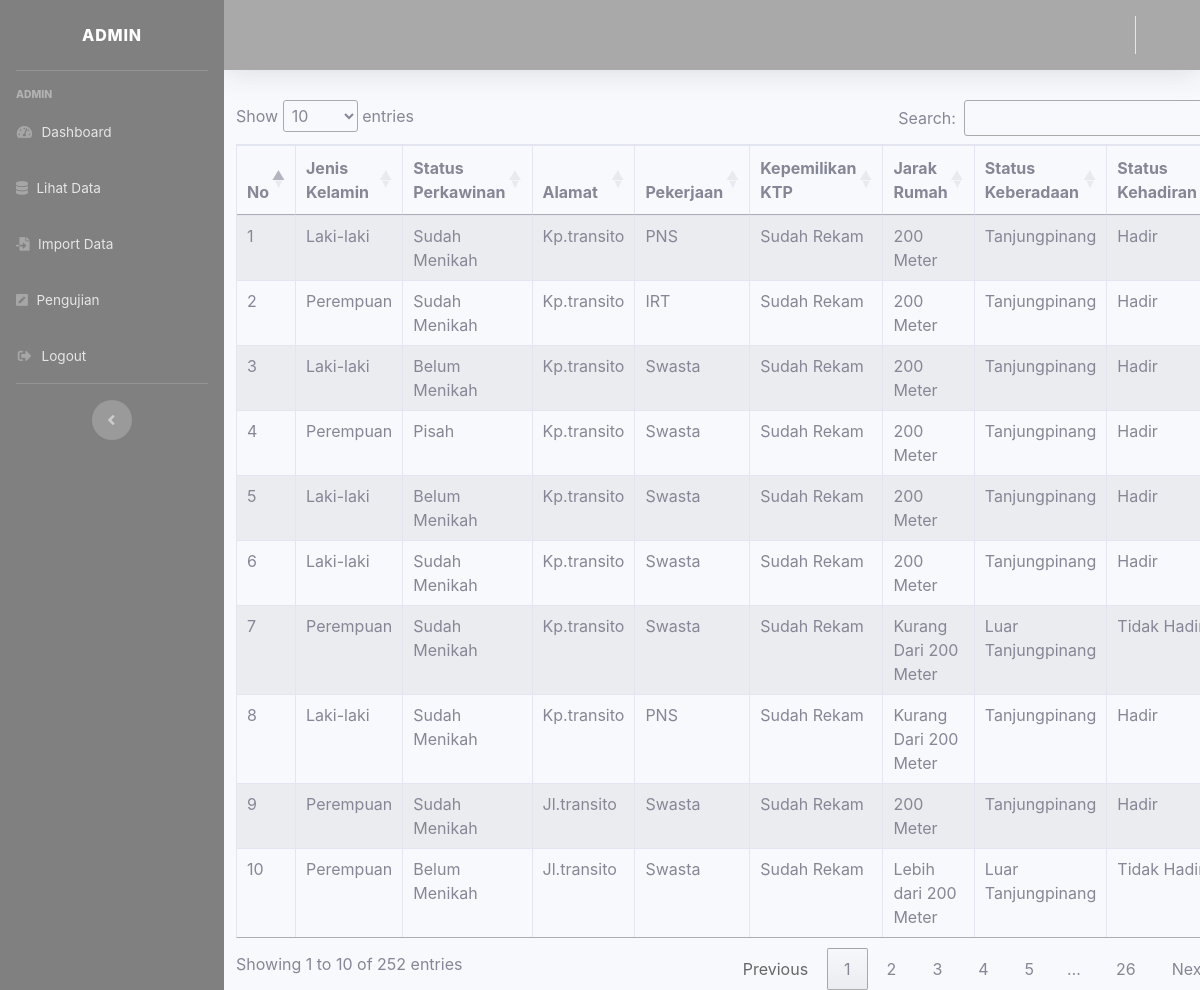
/index.php/data, run on the app's committed database.
### tables this page shows
CREATE TABLE `klasifikasi` (
  `id_klasifikasi` int(12) NOT NULL,
  `jenis_kelamin` varchar(50) NOT NULL,
  `status_perkawinan` enum('Sudah Menikah','Pisah','Belum Menikah') NOT NULL,
  `alamat` varchar(128) NOT NULL,
  `ktp` enum('Sudah Rekam','Belum Rekam') NOT NULL,
  `pekerjaan` enum('PNS','Buruh','BUMN','IRT','Mahasiswa','Pelajar','Pensiunan PNS','Swasta') NOT NULL,
  `jarak_rumah` enum('Kurang Dari 200 Meter','200 Meter','Lebih dari 200 Meter') NOT NULL,
  `stts_keberadaan` enum('Tanjungpinang','Luar Tanjungpinang') NOT NULL,
  `stts_kehadiran` enum('Hadir','Tidak Hadir') NOT NULL
);

### application/controllers/Data.php (called while the page is built, shortened)
<?php
class Data extends CI_Controller{
	public function __construct(){
		$this->load->library(array('excel','session'));
	}
	public function index(){
        $data['judul'] = 'Data Kehadiran Masyarakat';
		$data['klasifikasi'] = $this->M_Klasifikasi->index('klasifikasi')->result_array();
		$this->load->view('template/header',$data);
		$this->load->view('template/sidebar');
		$this->load->view('data/import_excel',$data);
		$this->load->view('template/footer');
	}
}
 ?>

### index.php (called while the page is built, shortened)
<?php
require_once BASEPATH.'core/CodeIgniter.php';

### application/models/M_Klasifikasi.php (called while the page is built, shortened)
<?php
class M_Klasifikasi extends CI_Model{
	public function index($tabel)
	{
		return $this->db->get($tabel);
	}
}
 ?>

### application/views/data/import_excel.php (the view)
<div class="container">
	<div class="row" style="margin-top: 30px;">
		<div>
			<div class="table-responsive">
				<table class="table table-striped table-bordered" id="klasifikasi">
					<thead>
						<tr>
							<th>No</th>
							<th>Jenis Kelamin</th>
							<th>Status Perkawinan</th>
							<th>Alamat</th>
							<th>Pekerjaan</th>
							<th>Kepemilikan KTP</th>
							<th>Jarak Rumah</th>
							<th>Status Keberadaan</th>
							<th>Status Kehadiran</th>
						</tr>
					</thead>
					<tbody>
						<?php
							$no = 1;
							foreach ($klasifikasi as $row) {
						 ?>
						<tr>
							<td><?= $no++; ?></td>
							<td><?= $row['jenis_kelamin'] ?></td>
							<td><?= $row['status_perkawinan'] ?></td>
							<td><?= $row['alamat'] ?></td>
							<td><?= $row['pekerjaan'] ?></td>
							<td><?= $row['ktp'] ?></td>
							<td><?= $row['jarak_rumah'] ?></td>
							<td><?= $row['stts_keberadaan'] ?></td>
							<td><?= $row['stts_kehadiran'] ?></td>
						</tr>
						<?php } ?>
					</tbody>
				</table>
			</div>
		</div>
	</div>
</div>

### application/views/template/header.php (shortened to what this page needs)
<!DOCTYPE html>
<html>
<head>
	<link rel="stylesheet" type="text/css" href="<?= base_url('assets/css/bootstrap.min.css') ?>">
    <link href="<?= base_url('assets/') ?>/sb/css/sb-admin-2.min.css" rel="stylesheet">
    <link href="<?= base_url('assets/') ?>/sb/vendor/fontawesome-free/css/all.min.css" rel="stylesheet" type="text/css">
	<link rel="stylesheet" type="text/css" href="<?php echo base_url('assets/datatables/lib/css/dataTables.bootstrap.min.css') ?>"/>
	<link rel="stylesheet" type="text/css" href="//cdn.datatables.net/1.11.1/css/jquery.dataTables.min.css">
</head>
<body>

### application/views/template/sidebar.php (shortened to what this page needs)
<div id="wrapper">
    <ul style="background-color: grey;" class="navbar-nav sidebar sidebar-dark accordion" id="accordionSidebar">
        <a class="sidebar-brand d-flex align-items-center justify-content-center" href="index.html">
            Admin
        </a>
        <hr class="sidebar-divider ">
        <div class="sidebar-heading">
            Admin
        </div>
        <li class="nav-item">
            <a class="nav-link" href="<?= base_url('Welcome/dashboard'); ?>">
                <i class="fas fa-fw fa-tachometer-alt"></i>
                <span>Dashboard</span></a>
        </li>
        <li class="nav-item">
            <a class="nav-link" href="#" data-toggle="modal" data-target="#exampleModal">
                <i class="fas fa-database"></i>
                <span>Lihat Data</span></a>
        </li>
        <li class="nav-item">
            <a class="nav-link" href="#" data-toggle="modal" data-target="#Import">
                <i class="fas fa-file-import"></i>
                <span>Import Data</span></a>
        </li>
        <li class="nav-item">
           <a class="nav-link" href="#" data-toggle="modal" data-target="#PengujianModal">
                <i class="fas fa-pen-square"></i>
                <span>Pengujian</span></a>
        </li>
        <li class="nav-item">
            <a class="nav-link" href="#" data-toggle="modal" data-target="#Logout">
                <i class=" fas fa-fw fa-sign-out-alt"></i>
                <span>Logout</span></a>
        </li>
        <hr class="sidebar-divider d-none d-md-block">
        <div class="text-center d-none d-md-inline">
            <button class="rounded-circle border-0" id="sidebarToggle"></button>
        </div>
    </ul>
    <div id="content-wrapper" class="d-flex flex-column">
        <div id="content">
            <nav style="background-color: darkgrey;" class="navbar navbar-expand navbar-light topbar mb-4 static-top shadow">
                <ul class="navbar-nav ml-auto">
                    <li class="nav-item dropdown no-arrow">
                        <a class="nav-link dropdown-toggle" href="#" id="userDropdown" role="button" data-toggle="dropdown" aria-haspopup="true" aria-expanded="false">
                        </a>
                    </li>
                </ul>
            </nav>

### application/views/template/footer.php (shortened to what this page needs)
</body>
</html>

### data on the page
klasifikasi: jenis_kelamin "Laki-laki", status_perkawinan "Sudah Menikah", alamat "Kp.transito", pekerjaan "PNS", ktp "Sudah Rekam", jarak_rumah "200 Meter", stts_keberadaan "Tanjungpinang", stts_kehadiran "Hadir"
klasifikasi: jenis_kelamin "Perempuan", status_perkawinan "Sudah Menikah", alamat "Kp.transito", pekerjaan "IRT", ktp "Sudah Rekam", jarak_rumah "200 Meter", stts_keberadaan "Tanjungpinang", stts_kehadiran "Hadir"
klasifikasi: jenis_kelamin "Laki-laki", status_perkawinan "Belum Menikah", alamat "Kp.transito", pekerjaan "Swasta", ktp "Sudah Rekam", jarak_rumah "200 Meter", stts_keberadaan "Tanjungpinang", stts_kehadiran "Hadir"
klasifikasi: jenis_kelamin "Perempuan", status_perkawinan "Pisah", alamat "Kp.transito", pekerjaan "Swasta", ktp "Sudah Rekam", jarak_rumah "200 Meter", stts_keberadaan "Tanjungpinang", stts_kehadiran "Hadir"
klasifikasi: jenis_kelamin "Laki-laki", status_perkawinan "Belum Menikah", alamat "Kp.transito", pekerjaan "Swasta", ktp "Sudah Rekam", jarak_rumah "200 Meter", stts_keberadaan "Tanjungpinang", stts_kehadiran "Hadir"
klasifikasi: jenis_kelamin "Laki-laki", status_perkawinan "Sudah Menikah", alamat "Kp.transito", pekerjaan "Swasta", ktp "Sudah Rekam", jarak_rumah "200 Meter", stts_keberadaan "Tanjungpinang", stts_kehadiran "Hadir"
klasifikasi: jenis_kelamin "Perempuan", status_perkawinan "Sudah Menikah", alamat "Kp.transito", pekerjaan "Swasta", ktp "Sudah Rekam", jarak_rumah "Kurang Dari 200 Meter", stts_keberadaan "Luar Tanjungpinang", stts_kehadiran "Tidak…"
klasifikasi: jenis_kelamin "Laki-laki", status_perkawinan "Sudah Menikah", alamat "Kp.transito", pekerjaan "PNS", ktp "Sudah Rekam", jarak_rumah "Kurang Dari 200 Meter", stts_keberadaan "Tanjungpinang", stts_kehadiran "Hadir"
klasifikasi: jenis_kelamin "Perempuan", status_perkawinan "Sudah Menikah", alamat "Jl.transito", pekerjaan "Swasta", ktp "Sudah Rekam", jarak_rumah "200 Meter", stts_keberadaan "Tanjungpinang", stts_kehadiran "Hadir"
klasifikasi: jenis_kelamin "Perempuan", status_perkawinan "Belum Menikah", alamat "Jl.transito", pekerjaan "Swasta", ktp "Sudah Rekam", jarak_rumah "Lebih dari 200 Meter", stts_keberadaan "Luar Tanjungpinang", stts_kehadiran "Tidak…"
